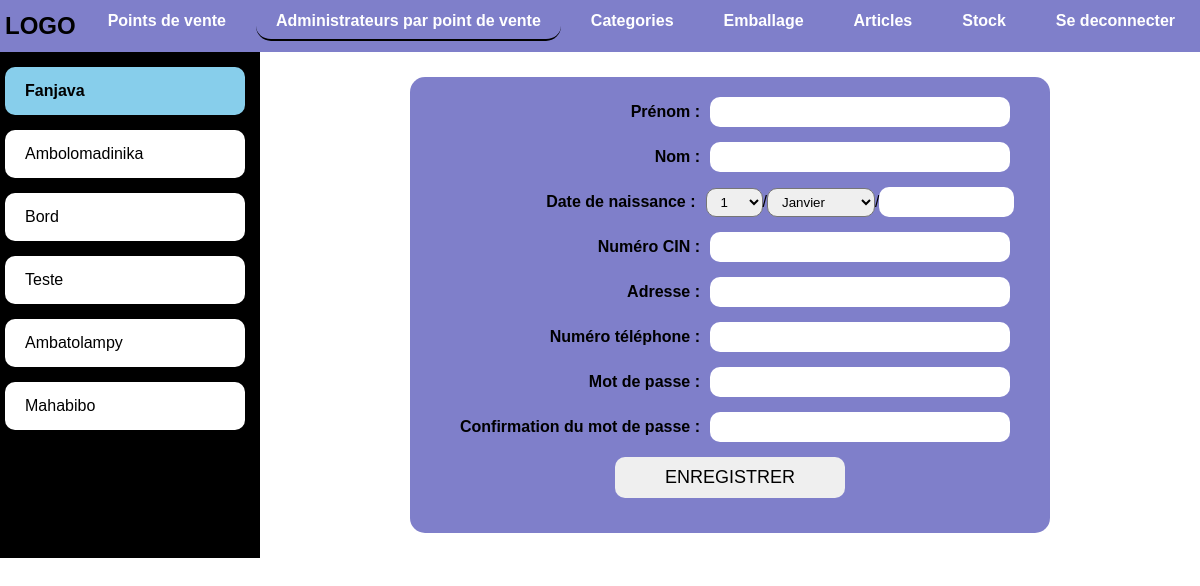
Screenshot of /admin_principal/gestion_admin_par_point_vente/gestion_admin_par_point_vente.php with the database file from the repository.
### tables this page shows
CREATE TABLE IF NOT EXISTS `points_de_vente` (
  `id` int NOT NULL AUTO_INCREMENT,
  `nom_point_de_vente` varchar(255) NOT NULL,
  PRIMARY KEY (`id`)
);

### admin_principal/gestion_admin_par_point_vente/gestion_admin_par_point_vente.php (the view, shortened to what this page needs)
<!DOCTYPE html>
<html lang="en">
<head>
</head>
<body>
    <nav>
        <h1>LOGO</h1>
        <ul>
            <li><a href="../points_de_vente/point_de_vente.php">Points de vente</a></li>
            <li><a href="" id="actif">Administrateurs par point de vente</a></li>
            <li><a href="./../categories/categories.php">Categories</a></li>
            <li><a href="./../emballages/emballage.php">Emballage</a></li>
            <li><a href="../articles/articles.php">Articles</a></li>
            <li><a href="">Stock</a></li>
            <li><a href="./../../deconnexion/deconnexion.php">Se deconnecter</a></li>
        </ul>
    </nav>
    <div class="conteneur">
        <div class="conteneur_point_vente">
            <ul>
                <?php
                include("../../bdd/connexion.php");
                if(isset($_GET["point_vente"])){
                    $id_point_vente_dans_url = $_GET["point_vente"];
                }else{
                    $slct_premier_id = $connexion -> prepare("SELECT * FROM points_de_vente ORDER BY id ASC");
                    $slct_premier_id -> execute();
                    $tab_slct_premier_id = $slct_premier_id -> fetchAll();
                    if(count($tab_slct_premier_id) > 0){
                        $id_point_vente_dans_url = $tab_slct_premier_id[0]["id"];
                    }
                }
                $slct = $connexion -> prepare("SELECT * FROM points_de_vente ORDER BY id ASC");
                $slct -> execute();
                $tab_slct = $slct -> fetchAll();
                $nb_tab = count($tab_slct);
                for($i = 0; $i < $nb_tab; $i++){
                    $id = $tab_slct[$i]["id"];
                    $point_de_vente = $tab_slct[$i]["nom_point_de_vente"];
                    if($id == $id_point_vente_dans_url){
                        ?>
                        <li><a href="?point_vente=<?php echo $id; ?>" id="point_vente_actif"><?php echo $point_de_vente; ?></a></li>
                        <?php
                    }else{
                        ?>
                        <li><a href="?point_vente=<?php echo $id; ?>" id="point_vente_non_actif"><?php echo $point_de_vente; ?></a></li>
                        <?php
                    }
                }
                ?>
            </ul>
        </div>
        <div id="formulaire">
            <div>
                <label for="">Prénom : </label>
                <input type="text" id="prenom" autofocus />
            </div>
            <div>
                <label for="">Nom : </label>
                <input type="text" id="nom" />
            </div>
            <div>
                <label for="">Date de naissance : </label>
                <select id="jour_naissance">
                    <?php
                    for($i_jour = 1; $i_jour <= 31; $i_jour++){
                        ?><option><?php echo $i_jour ?></option><?php
                    }
                    ?>
                </select> /
                <select id="mois_naissance">
                    <?php
                    $mois = ["Janvier", "Février", "Mars", "Avril", "Mai", "Juin", "Juillet", "Août", "Septembre", "Octobre", "Novembre", "Décembre"];
                    for($i_mois = 0; $i_mois < count($mois); $i_mois++){
                        ?><option value="<?php echo $mois[$i_mois]; ?>"><?php echo $mois[$i_mois]; ?></option><?php
                    }
                    ?>
                </select> /
                <input type="number" id="annee_naissance" />
            </div>
            <div>
                <label for="">Numéro CIN : </label>
                <input type="text" id="cin" />
            </div>
            <div>
                <label for="">Adresse : </label>
                <input type="text" id="adresse" />
            </div>
            <div>
                <label for="">Numéro téléphone : </label>
                <input type="text" id="nume_phone" />
            </div>
            <div>
                <label for="">Mot de passe : </label>
                <input type="text" id="mot_passe" />
            </div>
            <div>
                <label for="">Confirmation du mot de passe : </label>
                <input type="text" id="confirm_mot_passe" />
            </div>
            <div>
                <button id="bouton">ENREGISTRER</button>
            </div>
        </div>
    </div>
</body>
</html>

### admin_principal/gestion_admin_par_point_vente/gestion_admin_par_point_vente_style.php (style rules this page uses)
* { margin: 0; padding: 0; font-family: arial; }
nav { display: flex; justify-content: space-between; background-color: rgba(0, 0, 150, 0.5); padding: 12px 5px; }
nav ul { display: flex; }
nav ul li { list-style-type: none; }
nav ul li a { color: white; padding: 10px 20px; text-decoration: none; font-weight: bold; border-radius: 15px; transition: 1s linear; margin-left: 10px; }
nav ul li #actif { border-bottom: 2px solid black; }
.conteneur { display: flex; }
#formulaire { width: 50%; background-color: rgba(0, 0, 150, 0.5); margin: 25px auto; padding: 20px; border-radius: 15px; }
#formulaire div, #formulaire_modification div { margin-bottom: 15px; display: flex; justify-content: center; align-items: center; }
#formulaire div label, #formulaire_modification div label { display: inline-block; width: 250px; font-weight: bold; text-align: right; margin-right: 10px; }
#formulaire div select, #formulaire_modification div select { padding: 5px 10px; border-radius: 10px; }
#formulaire div input[type="number"], #formulaire_modification div input[type="number"] { width: 135px; height: 30px; border-radius: 10px; border: none; text-align: center; }
#formulaire div input[type="text"], #formulaire_modification div input[type="text"] { width: 300px; height: 30px; border-radius: 10px; border: none; text-align: center; }
#bouton { font-size: 18px; border: none; padding: 10px 50px; border-radius: 10px; cursor: pointer; }
.conteneur_point_vente { background-color: rgba(0, 0, 0, 1); width: 250px; padding: 15px 5px; }
.conteneur_point_vente ul li a { color: black; display: inline-block; padding: 15px 20px; background-color: white; margin-bottom: 15px; border-radius: 10px; text-decoration: none; width: 200px; }
.conteneur_point_vente ul li #point_vente_actif { background-color: skyblue; font-weight: bold; }

### rows the page displays
points_de_vente: nom_point_de_vente "Fanjava"
points_de_vente: nom_point_de_vente "Ambolomadinika"
points_de_vente: nom_point_de_vente "Bord"
points_de_vente: nom_point_de_vente "Teste"
points_de_vente: nom_point_de_vente "Ambatolampy"
points_de_vente: nom_point_de_vente "Mahabibo"

### other values shown
form field value "1"
form field value "Janvier"
